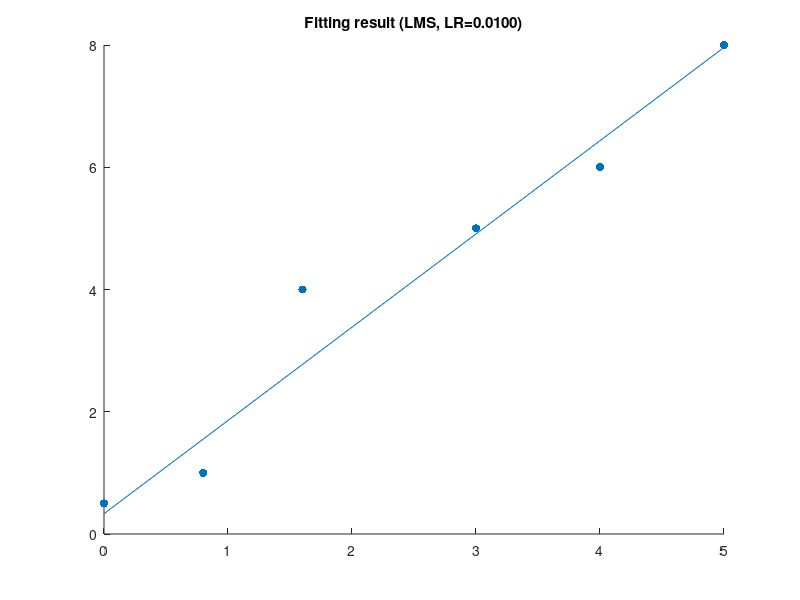
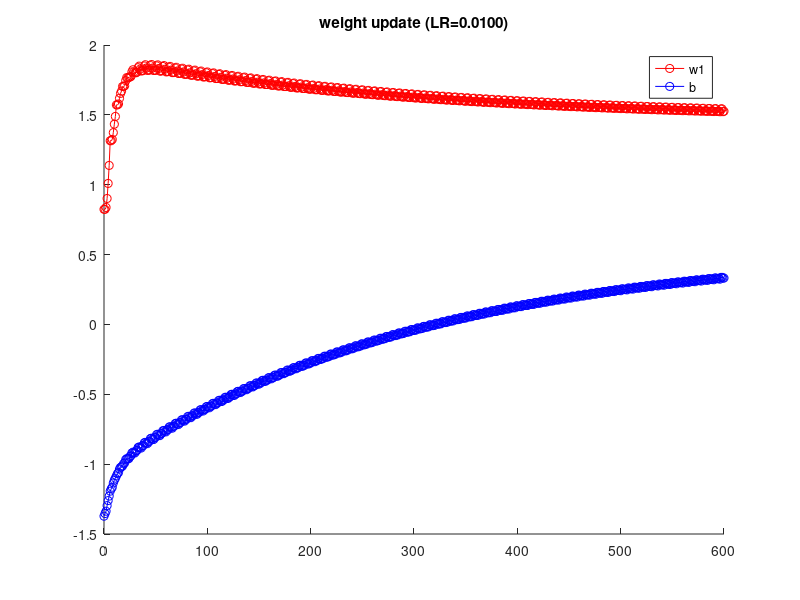

These figures' MATLAB source, in order:
clc
clear
close all

x = [0 1;0.8 1;1.6 1;3 1;4.0 1;5.0 1];
d = [0.5; 1; 4; 5; 6; 8];

w = randn(1,2);
w_h = w;
eta = 0.01;

for epoch = 1:100
    for i = 1:length(x(:,1))
        if x(i,:)*w'==d(i)
        else
            e = d(i)-x(i,:)*w';
            w = w+eta*e*x(i,:);
            w_h = [w_h; w];
        end
    end
end

y = x*w';

fig1 = figure
hold on 
scatter(x(:,1),d,'filled')
plot(x(:,1),y);
title(sprintf('Fitting result (LMS, LR=%.4f)', eta));
hold off
saveas(fig1, sprintf('LMS_%.4f.png',eta));

fig2 = figure
hold on 
plot(0:length(w_h)-1,w_h(:,1),'-or')
plot(0:length(w_h)-1,w_h(:,2),'-ob')
legend({'w1','b'});
title(sprintf('weight update (LR=%.4f)', eta));
hold off
saveas(fig2, sprintf('Weight_LMS_%.4f.png', eta));
